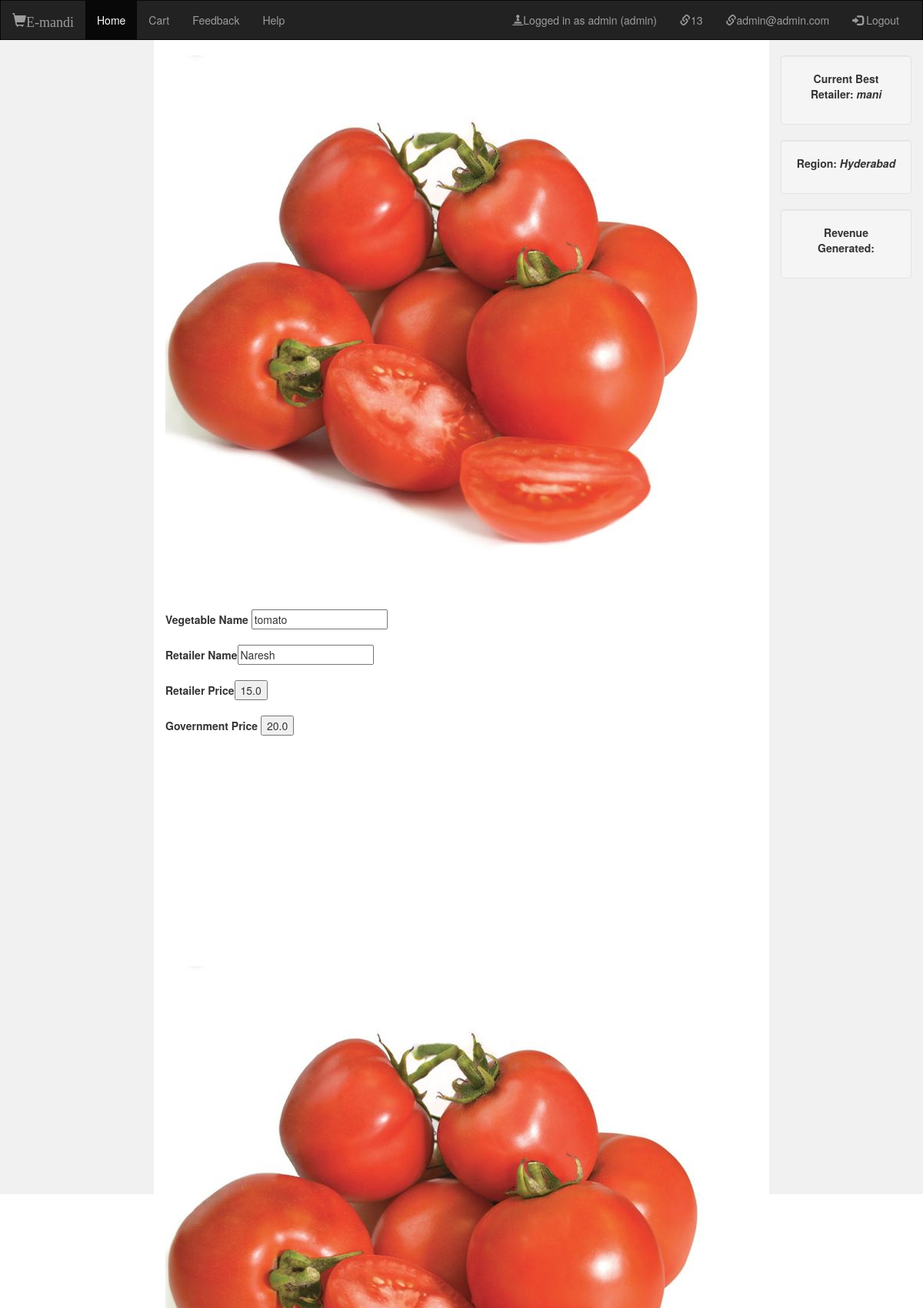
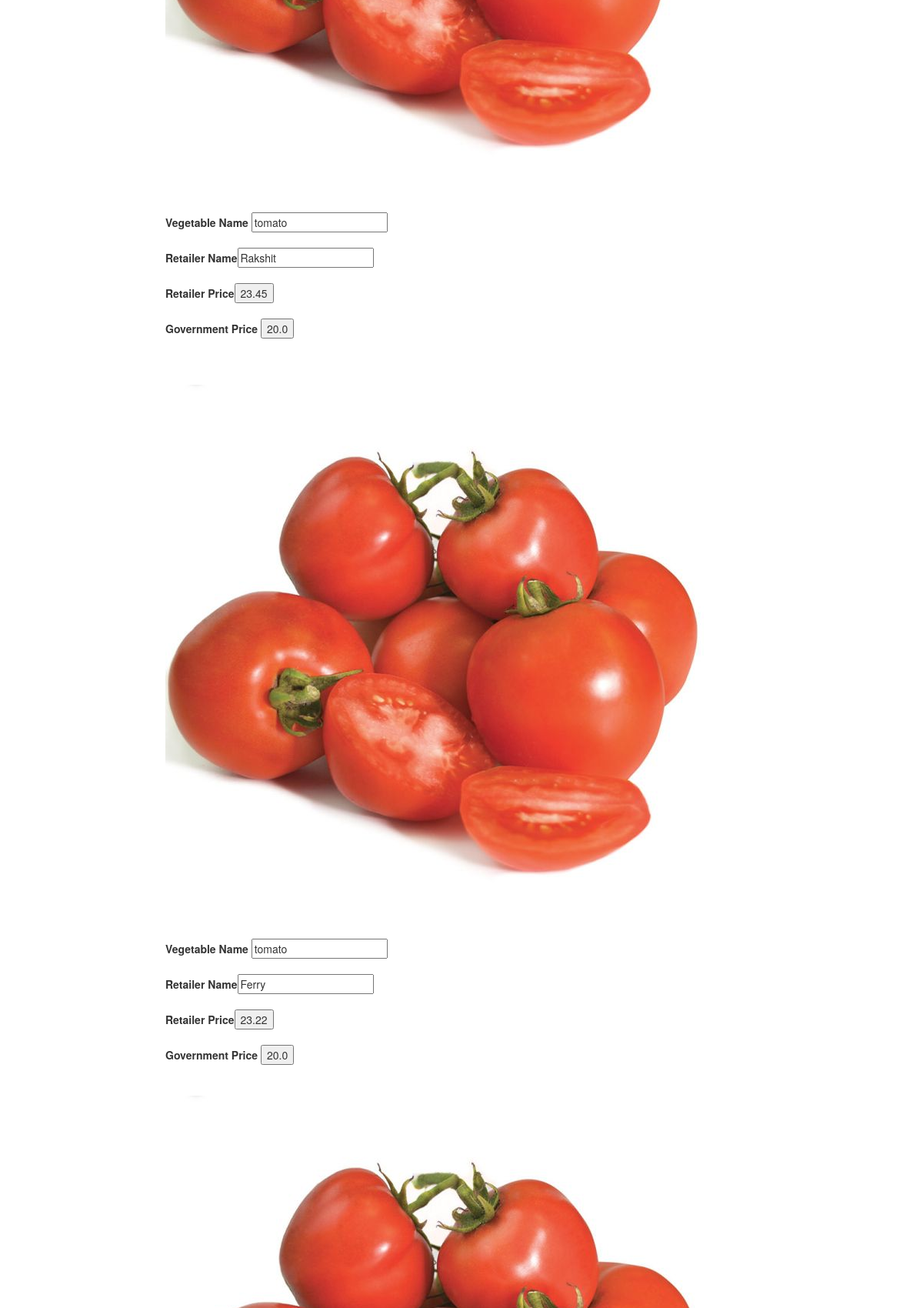
Page / (signed in, upper part) on the committed database (2 pictures, top to bottom).
### models.py (models this page shows, shortened)
class Retailer(Base):
    __tablename__ = 'Retailer'
    id = db.Column(db.Integer,primary_key=True)
    retailer_name = db.Column(db.String(10))
    vegetable_name = db.Column(db.String(60))
    price = db.Column(db.Float)

class Government(Base):
     __tablename__='Government'
     id = db.Column(db.Integer,primary_key=True)
     vegetable_name = db.Column(db.String(60))
     price = db.Column(db.Integer)

### app.py (the view)
@app.route('/')
def home():
    items = Retailer.query.all()
    w_items = Wholeseller.query.all()
    govt = Government.query.all()
    retailer_list = ['kiran','raju','mani','jayanthi','naresh']
    best_retailer = random.choice(retailer_list)
    s = text("SELECT SUM(price) FROM Retailer WHERE region=:r")
    total_revenue = 450
    return render_template('pages/index.html',items=items,govt=govt,w_items=w_items,
    best_retailer=best_retailer,total_revenue=total_revenue,order_placed=order_placed)

### templates/pages/index.html (shortened to what this page needs)
<!DOCTYPE html>
<html lang="en">
<head>
  <link rel="stylesheet" href="https://maxcdn.bootstrapcdn.com/bootstrap/3.3.7/css/bootstrap.min.css">
</head>
<body>
<nav class="navbar navbar-inverse">
  <div class="container-fluid">
    <div class="navbar-header">
      <a class="navbar-brand" href="#"><span class="glyphicon glyphicon-shopping-cart">E-mandi</span></a>
    </div>
    <div class="collapse navbar-collapse" id="myNavbar">
      <ul class="nav navbar-nav">
        <li class="active"><a href="#">Home</a></li>
        <li><a href="{{url_for('cart')}}">Cart</a></li>
        <li><a href="{{url_for('feedback')}}">Feedback</a></li>
        <li><a href="static/pages/help.html">Help</a></li>
      </ul>
      <ul class="nav navbar-nav navbar-right">
        {% if session %}
        <li><a href="#"><span class="glyphicon glyphicon-pawn"></span>Logged in as {{ session['name'] }} ({{ session['user_type'] }})</a></li>
        <li><a href="#"><span class=" glyphicon glyphicon-link"></span>{{ session['user_id'] }}</a></li>
        <li><a href="#"><span class=" glyphicon glyphicon-link"></span>{{ session['user_email'] }}</a></li>
        <li><a href="{{ url_for('logout')}}"><span class="glyphicon glyphicon-log-in"></span> Logout</a></li>
        {% endif %}
      </ul>
    </div>
  </div>
</nav>
<div class="container-fluid text-center">
  <div class="row content">
    <div class="col-sm-2 sidenav">
    </div>
    <div class="col-sm-8 text-left">
      <div>
	<form method =post action="{{url_for('cart')}}">
		<div id='tomato'>
			{% for item in items %}
			{% if item['vegetable_name'] == 'tomato' %}
  			<img src="static/img/tomato.jpg"/><br><br>
  			<b>Vegetable Name</b> <input type="text" name="vegetable_name" value="{{ item['vegetable_name'] }}" readonly><br><br>
        <b>Retailer Name</b><input type="text" name="retailer_name" value="{{ item['retailer_name'] }}" readonly><br><br>
  			<b>Retailer Price</b><input type="submit" name="vegetable_price" value="{{ item['price'] }}" readonly><br><br>
        {% for vegetable in govt %}
        {% if vegetable['vegetable_name'] == 'tomato' %}
        <b>Government Price </b><input type="submit" name="govt_price" value="{{ vegetable['price'] }}" readonly><br><br>
        {% endif %}
        {% endfor %}
      {% endif %}<br>
			{% endfor %}
		</div>
  </form><br>
	<br>
  <br>
  <br>
<br>
	</div>
    </div>
    <div class="col-sm-2 sidenav">
      <div class="well">
        <p><b>Current Best Retailer: <b><i>{{ best_retailer }}</i></p>
      </div>
      <div class="well">
        <p><b>Region:</b> <i>{{ session['region'] }}</i></p>
      </div>
      <div class="well">
        <p><b>Revenue Generated:</b> </p>
      </div>
    </div>
  </div>
</div>
</body>
</html>

### templates/pages/index.html (style rules this page uses)
.navbar { margin-bottom: 0; border-radius: 0; }
.row.content { height: 1500px }
.sidenav { padding-top: 20px; background-color: #f1f1f1; height: 100%; }

### rows in the picture
Retailer: vegetable_name "tomato", retailer_name "Naresh", vegetable_price "15.0"
Government: govt_price "20.0"
Retailer: vegetable_name "tomato", retailer_name "Rakshit", vegetable_price "23.45"
Retailer: vegetable_name "tomato", retailer_name "Ferry", vegetable_price "23.22"
Retailer: retailer_name "mani"

### other values in the picture
{{ session['name'] }} "admin"
{{ session['user_type'] }} "admin"
{{ session['user_id'] }} "13"
{{ session['user_email'] }} "admin@admin.com"
{{ session['region'] }} "Hyderabad"
